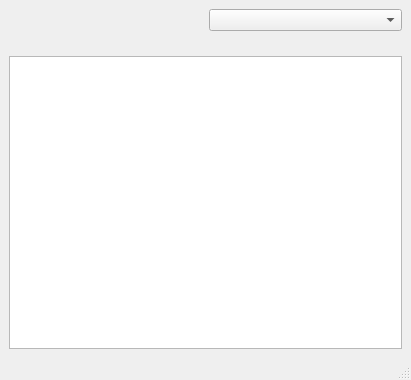
<?xml version="1.0" encoding="UTF-8"?>
<ui version="4.0">
 <class>xDateEditTest</class>
 <widget class="QMainWindow" name="xDateEditTest">
  <property name="geometry">
   <rect>
    <x>0</x>
    <y>0</y>
    <width>411</width>
    <height>380</height>
   </rect>
  </property>
  <property name="windowTitle">
   <string>XDateEdit Test</string>
  </property>
  <widget class="QWidget" name="centralwidget">
   <layout class="QGridLayout" name="gridLayout">
    <item row="0" column="1">
     <widget class="XComboBox" name="_type"/>
    </item>
    <item row="4" column="0" colspan="2">
     <widget class="XTextEdit" name="_show">
      <property name="sizePolicy">
       <sizepolicy hsizetype="Expanding" vsizetype="Expanding">
        <horstretch>0</horstretch>
        <verstretch>2</verstretch>
       </sizepolicy>
      </property>
     </widget>
    </item>
    <item row="0" column="0" rowspan="3">
     <widget class="DateCluster" name="_widget"/>
    </item>
    <item row="3" column="0">
     <spacer name="verticalSpacer_2">
      <property name="orientation">
       <enum>Qt::Vertical</enum>
      </property>
      <property name="sizeHint" stdset="0">
       <size>
        <width>20</width>
        <height>0</height>
       </size>
      </property>
     </spacer>
    </item>
    <item row="2" column="1" rowspan="2">
     <spacer name="verticalSpacer">
      <property name="orientation">
       <enum>Qt::Vertical</enum>
      </property>
      <property name="sizeHint" stdset="0">
       <size>
        <width>169</width>
        <height>13</height>
       </size>
      </property>
     </spacer>
    </item>
   </layout>
  </widget>
  <widget class="QMenuBar" name="menubar">
   <property name="geometry">
    <rect>
     <x>0</x>
     <y>0</y>
     <width>411</width>
     <height>22</height>
    </rect>
   </property>
  </widget>
  <widget class="QStatusBar" name="statusbar"/>
 </widget>
 <customwidgets>
  <customwidget>
   <class>DateCluster</class>
   <extends>QWidget</extends>
   <header>datecluster.h</header>
  </customwidget>
  <customwidget>
   <class>XComboBox</class>
   <extends>QComboBox</extends>
   <header>xcombobox.h</header>
  </customwidget>
  <customwidget>
   <class>XTextEdit</class>
   <extends>QTextEdit</extends>
   <header>xtextedit.h</header>
  </customwidget>
 </customwidgets>
 <resources/>
 <connections/>
</ui>
